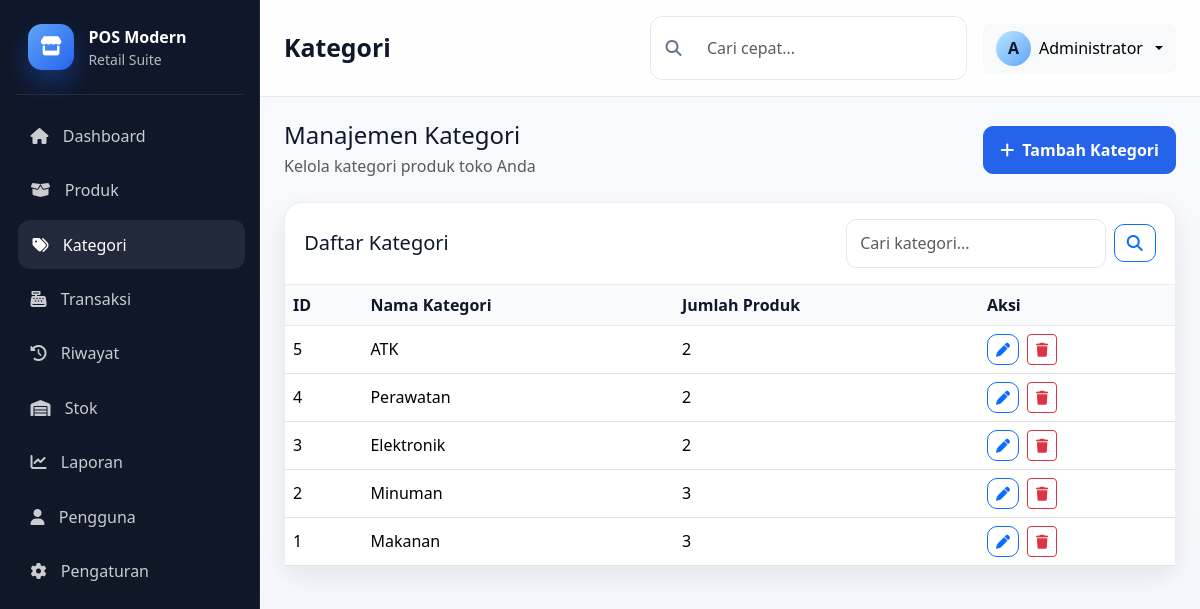
The page /kategori.php (signed in) on the database its author committed.
### tables this page shows
CREATE TABLE IF NOT EXISTS `users` (
    `id` INT UNSIGNED AUTO_INCREMENT PRIMARY KEY,
    `username` VARCHAR(50) NOT NULL UNIQUE,
    `password` VARCHAR(255) NOT NULL,
    `full_name` VARCHAR(100) NOT NULL,
    `role` ENUM('admin', 'cashier') NOT NULL DEFAULT 'admin',
    `created_at` TIMESTAMP DEFAULT CURRENT_TIMESTAMP,
    INDEX `idx_users_username` (`username`)
);

CREATE TABLE IF NOT EXISTS `categories` (
    `id` INT UNSIGNED AUTO_INCREMENT PRIMARY KEY,
    `name` VARCHAR(100) NOT NULL,
    `created_at` TIMESTAMP DEFAULT CURRENT_TIMESTAMP,
    INDEX `idx_categories_name` (`name`)
);

### config/database.php (called while the page is built, shortened)
<?php
function db_connect(): mysqli
{
    static $connection = null;
    if ($connection === null) {
        $connection = @new mysqli(DB_HOST, DB_USER, DB_PASS, DB_NAME);
        $connection->set_charset('utf8mb4');
    }
    return $connection;
}
function safe_output($value): string
{
    return htmlspecialchars((string) $value, ENT_QUOTES, 'UTF-8');
}
function current_user(): ?array
{
    try {
        $conn = db_connect();
        $stmt = $conn->prepare('SELECT id, username, full_name, role FROM users WHERE id = ? LIMIT 1');
        $stmt->bind_param('i', $_SESSION['user_id']);
        $stmt->execute();
        $result = $stmt->get_result();
        return $result->fetch_assoc() ?: null;
    } catch (Throwable $e) {
        return null;
    }
}

### kategori.php (the view, shortened to what this page needs)
<?php
require_once __DIR__ . '/config/database.php';
$pageTitle = 'Kategori';
$conn = db_connect();
$search = trim($_GET['search'] ?? '');
$sql = 'SELECT c.*, COUNT(p.id) AS total_produk FROM categories c LEFT JOIN products p ON p.category_id = c.id WHERE c.name LIKE ? GROUP BY c.id ORDER BY c.id DESC';
$stmt = $conn->prepare($sql);
$like = '%' . $search . '%';
$stmt->bind_param('s', $like);
$stmt->execute();
$categories = $stmt->get_result();
require_once __DIR__ . '/includes/header.php';
require_once __DIR__ . '/includes/sidebar.php';
?>
<div class="main-panel">
    <?php require_once __DIR__ . '/includes/navbar.php'; ?>
    <div class="content-wrapper">
        <div class="d-flex justify-content-between align-items-center flex-wrap gap-3 mb-4">
            <div>
                <h4 class="mb-1">Manajemen Kategori</h4>
                <p class="text-muted mb-0">Kelola kategori produk toko Anda</p>
            </div>
            <button class="btn btn-primary" data-bs-toggle="modal" data-bs-target="#categoryModal">
                <i class="fa-solid fa-plus me-2"></i>Tambah Kategori
            </button>
        </div>
        <div class="table-card">
            <div class="card-header d-flex justify-content-between align-items-center flex-wrap gap-2">
                <h5 class="mb-0">Daftar Kategori</h5>
                <form method="GET" class="d-flex gap-2 align-items-center">
                    <input type="text" name="search" class="form-control" placeholder="Cari kategori..." value="<?php echo safe_output($search); ?>">
                    <button type="submit" class="btn btn-outline-primary"><i class="fa-solid fa-search"></i></button>
                </form>
            </div>
            <div class="card-body p-0">
                <div class="table-responsive">
                    <table class="table datatable mb-0">
                        <thead>
                            <tr>
                                <th>ID</th>
                                <th>Nama Kategori</th>
                                <th>Jumlah Produk</th>
                                <th>Aksi</th>
                            </tr>
                        </thead>
                        <tbody>
                            <?php if ($categories && $categories->num_rows > 0): ?>
                                <?php while ($category = $categories->fetch_assoc()): ?>
                                    <tr>
                                        <td><?php echo (int) $category['id']; ?></td>
                                        <td><?php echo safe_output($category['name']); ?></td>
                                        <td><?php echo (int) $category['total_produk']; ?></td>
                                        <td>
                                            <div class="d-flex gap-2">
                                                <button class="btn btn-sm btn-outline-primary edit-category" data-id="<?php echo (int) $category['id']; ?>" data-name="<?php echo safe_output($category['name']); ?>">
                                                    <i class="fa-solid fa-pen"></i>
                                                </button>
                                                <a href="proses/kategori.php?action=delete&id=<?php echo (int) $category['id']; ?>" class="btn btn-sm btn-outline-danger" data-confirm="Apakah Anda yakin ingin menghapus kategori ini?">
                                                    <i class="fa-solid fa-trash"></i>
                                                </a>
                                            </div>
                                        </td>
                                    </tr>
                                <?php endwhile; ?>
                            <?php else: ?>
                                <tr>
                                    <td colspan="4" class="text-center py-4 text-muted">Belum ada kategori.</td>
                                </tr>
                            <?php endif; ?>
                        </tbody>
                    </table>
                </div>
            </div>
        </div>
    </div>
</div>
<?php require_once __DIR__ . '/includes/footer.php'; ?>

### includes/header.php (shortened to what this page needs)
<?php
require_once __DIR__ . '/../config/database.php';
?>
<!DOCTYPE html>
<html lang="id">
<head>
    <link href="https://cdn.jsdelivr.net/npm/bootstrap@5.3.3/dist/css/bootstrap.min.css" rel="stylesheet">
    <link rel="stylesheet" href="https://cdnjs.cloudflare.com/ajax/libs/font-awesome/6.5.2/css/all.min.css">
    <link rel="stylesheet" href="https://cdn.datatables.net/2.1.8/css/dataTables.bootstrap5.min.css">
    <link rel="stylesheet" href="assets/css/style.css">
</head>
<body>
    <div class="app-shell">

### includes/sidebar.php
<?php
$menu = [
    ['title' => 'Dashboard', 'url' => 'dashboard.php', 'icon' => 'fa-house'],
    ['title' => 'Produk', 'url' => 'produk.php', 'icon' => 'fa-box-open'],
    ['title' => 'Kategori', 'url' => 'kategori.php', 'icon' => 'fa-tags'],
    ['title' => 'Transaksi', 'url' => 'transaksi.php', 'icon' => 'fa-cash-register'],
    ['title' => 'Riwayat', 'url' => 'riwayat.php', 'icon' => 'fa-clock-rotate-left'],
    ['title' => 'Stok', 'url' => 'stok.php', 'icon' => 'fa-warehouse'],
    ['title' => 'Laporan', 'url' => 'laporan.php', 'icon' => 'fa-chart-line'],
    ['title' => 'Pengguna', 'url' => '#', 'icon' => 'fa-user'],
    ['title' => 'Pengaturan', 'url' => '#', 'icon' => 'fa-gear'],
];
$currentPage = basename($_SERVER['PHP_SELF']);
?>
<nav class="sidebar" id="sidebar">
    <div class="sidebar-header">
        <div class="brand-wrap">
            <div class="brand-icon"><i class="fa-solid fa-store"></i></div>
            <div class="brand-text">
                <span class="brand-name">POS Modern</span>
                <small>Retail Suite</small>
            </div>
        </div>
    </div>
    <ul class="nav flex-column">
        <?php foreach ($menu as $item): ?>
            <?php $active = $currentPage === basename($item['url']) ? 'active' : ''; ?>
            <li class="nav-item">
                <a class="nav-link <?php echo $active; ?>" href="<?php echo safe_output($item['url']); ?>">
                    <i class="fa-solid <?php echo safe_output($item['icon']); ?>"></i>
                    <span><?php echo safe_output($item['title']); ?></span>
                </a>
            </li>
        <?php endforeach; ?>
    </ul>
</nav>

### includes/navbar.php (shortened to what this page needs)
<?php
$currentUser = current_user();
?>
<header class="topbar">
    <div class="d-flex align-items-center justify-content-between w-100 gap-3">
        <div class="d-flex align-items-center gap-3">
            <div>
                <h4 class="page-title mb-0"><?php echo isset($pageTitle) ? safe_output($pageTitle) : 'Dashboard'; ?></h4>
            </div>
        </div>
        <div class="d-flex align-items-center gap-3">
            <div class="topbar-search d-none d-md-flex">
                <i class="fa-solid fa-search"></i>
                <input type="text" placeholder="Cari cepat..." class="form-control border-0 shadow-none">
            </div>
            <div class="dropdown">
                <button class="btn btn-light dropdown-toggle d-flex align-items-center gap-2" type="button" data-bs-toggle="dropdown">
                    <span class="avatar-circle"><?php echo strtoupper(substr($currentUser['full_name'] ?? 'U', 0, 1)); ?></span>
                    <span><?php echo safe_output($currentUser['full_name'] ?? 'User'); ?></span>
                </button>
            </div>
        </div>
    </div>
</header>

### includes/footer.php (shortened to what this page needs)
    </div>
</body>
</html>

### assets/css/style.css (style rules this page uses)
:root { --primary: #0f172a; --primary-soft: #1e293b; --secondary: #f1f5f9; --accent: #2563eb; --accent-soft: #dbeafe; --success: #10b981; --warning: #f59e0b; --danger: #ef4444; --muted: #64748b; --border: #e2e8f0; --white: #ffffff; --shadow: 0 10px 25px rgba(15, 23, 42, 0.08); }
* { box-sizing: border-box; }
html, body { margin: 0; padding: 0; font-family: 'Segoe UI', Tahoma, Geneva, Verdana, sans-serif; background: linear-gradient(180deg, #f8fafc 0%, #eef2ff 100%); color: var(--primary); }
body { min-height: 100vh; }
button, input, select { font: inherit; }
.app-shell { display: flex; min-height: 100vh; width: 100%; }
.sidebar { width: 260px; background: linear-gradient(180deg, #0f172a 0%, #111827 100%); color: var(--white); padding: 1rem 1rem 1.5rem; position: sticky; top: 0; height: 100vh; transition: all 0.3s ease; z-index: 1000; border-right: 1px solid rgba(255,255,255,0.08); flex-shrink: 0; }
.sidebar-header { padding: 0.5rem 0.75rem 1.5rem; border-bottom: 1px solid rgba(255,255,255,0.09); }
.brand-wrap { display: flex; align-items: center; gap: 0.9rem; }
.brand-icon { width: 46px; height: 46px; border-radius: 14px; background: linear-gradient(135deg, #60a5fa, #2563eb); display: grid; place-items: center; font-size: 1.2rem; box-shadow: 0 12px 24px rgba(37, 99, 235, 0.35); }
.brand-text { display: flex; flex-direction: column; }
.brand-name { font-size: 1rem; font-weight: 700; }
.brand-text small { color: rgba(255,255,255,0.7); }
.sidebar .nav { padding-top: 1rem; gap: 0.3rem; }
.sidebar .nav-link { color: rgba(255,255,255,0.78); border-radius: 12px; display: flex; align-items: center; gap: 0.9rem; padding: 0.8rem 0.9rem; transition: all 0.2s ease; font-weight: 500; }
.sidebar .nav-link:hover, .sidebar .nav-link.active { background: rgba(255,255,255,0.08); color: var(--white); transform: translateX(2px); }
.main-panel { flex: 1; min-width: 0; display: flex; flex-direction: column; background: rgba(248, 250, 252, 0.7); }
.topbar { background: rgba(255,255,255,0.85); backdrop-filter: blur(12px); border-bottom: 1px solid var(--border); padding: 1rem 1.5rem; position: sticky; top: 0; z-index: 500; display: flex; align-items: center; justify-content: space-between; }
.page-title { font-size: 1.55rem; font-weight: 700; }
.topbar-search { align-items: center; gap: 0.75rem; background: var(--white); border-radius: 12px; padding: 0.5rem 0.9rem; border: 1px solid var(--border); min-width: 240px; }
.topbar-search i { color: var(--muted); }
.avatar-circle { width: 35px; height: 35px; border-radius: 50%; background: linear-gradient(135deg, #bae6fd, #60a5fa); color: var(--primary); display: grid; place-items: center; font-weight: 700; }
.content-wrapper { padding: 1.5rem; flex: 1; }
.chart-card, .table-card, .form-card, .pos-card { background: var(--white); border: 1px solid rgba(148,163,184,0.2); border-radius: 18px; box-shadow: var(--shadow); }
.card-header { background: transparent; border-bottom: 1px solid rgba(148,163,184,0.2); padding: 1rem 1.2rem; }
.card-body { padding: 1.2rem; }
.table thead th { background: #f8fafc; color: var(--primary); font-weight: 700; border-bottom: 1px solid var(--border); }
.table tbody td { vertical-align: middle; }
.btn-primary { background: var(--accent); border-color: var(--accent); border-radius: 10px; padding: 0.7rem 1rem; font-weight: 600; }
.btn-outline-primary { border-radius: 10px; font-weight: 600; }
.form-control, .form-select { border-radius: 10px; border: 1px solid var(--border); padding: 0.7rem 0.85rem; }

### rows shown on the page
users: full_name "A", full_name "Administrator"
categories: id "5", name "ATK", total_produk "2"
categories: id "4", name "Perawatan", total_produk "2"
categories: id "3", name "Elektronik", total_produk "2"
categories: id "2", name "Minuman", total_produk "3"
categories: id "1", name "Makanan", total_produk "3"

### other values the page prints
safe_output($item['title']) "Dashboard"
safe_output($item['title']) "Produk"
safe_output($item['title']) "Kategori"
safe_output($item['title']) "Transaksi"
safe_output($item['title']) "Riwayat"
safe_output($item['title']) "Stok"
safe_output($item['title']) "Laporan"
safe_output($item['title']) "Pengguna"
safe_output($item['title']) "Pengaturan"
safe_output($pageTitle) "Kategori"
